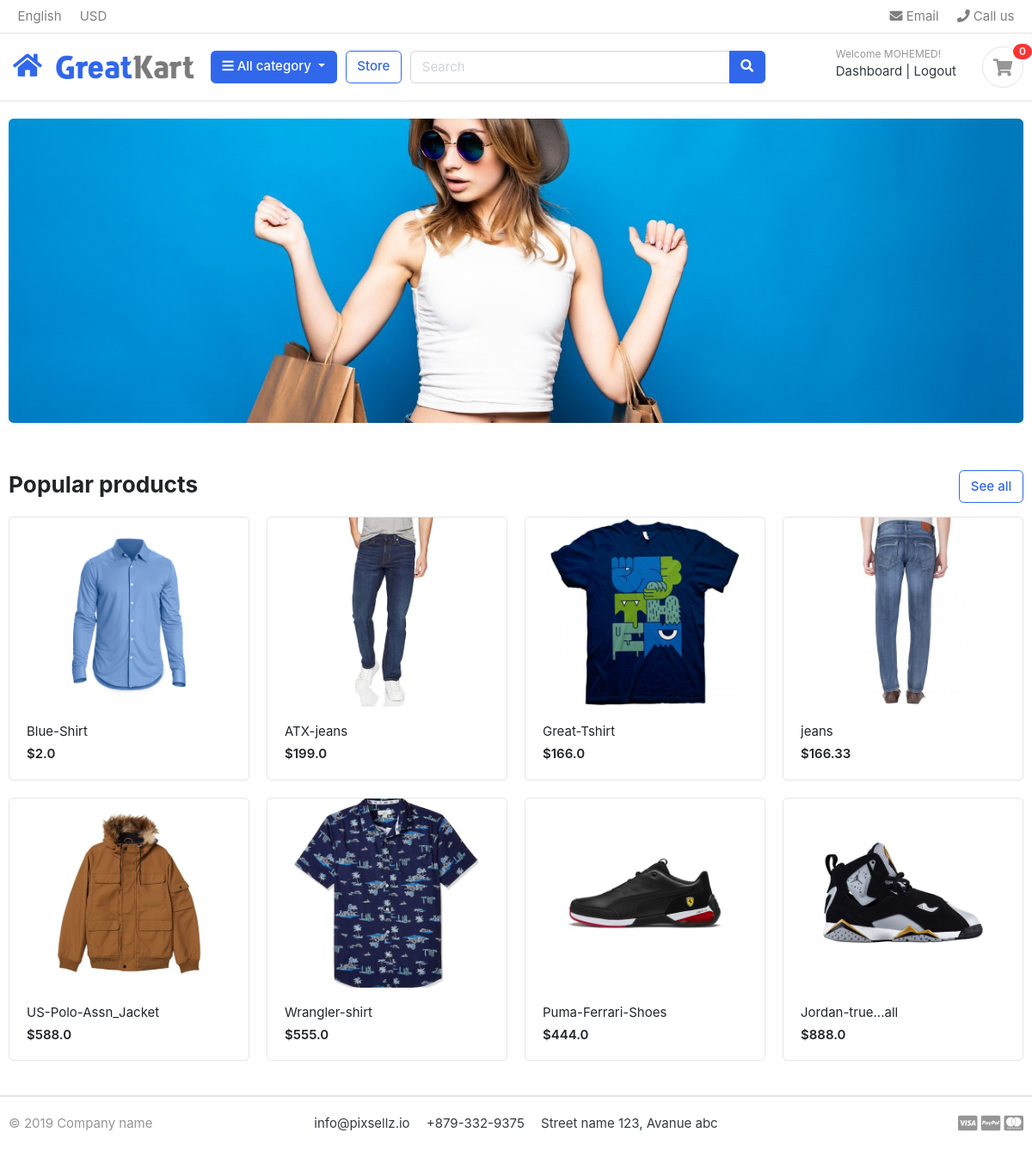
The app's page / (signed in) with its own data.
### accounts/models.py (models this page shows, shortened)
class Account(AbstractBaseUser):
    first_name = models.CharField(max_length=50)
    last_name = models.CharField(max_length=50)
    username = models.CharField(max_length=50 , unique= True)
    email = models.EmailField(max_length=100 , unique=True)
    phone_number = models.CharField(max_length=50)
    date_joined = models.DateTimeField(auto_now= True)
    last_login = models.DateTimeField(auto_now= True)
    is_admin = models.BooleanField(default=False)
    is_staff = models.BooleanField(default=False)
    is_active = models.BooleanField(default=False)
    is_superadmin = models.BooleanField(default=False)
    USERNAME_FIELD = 'email'
    REQUIRED_FIELDS = ['username','first_name','last_name']
    objects = MyAccountManager()

### store/models.py (models this page shows, shortened)
class Product(models.Model):
    product_name = models.CharField(max_length=100,unique=True)
    slug         = models.SlugField(max_length=100,unique=True)
    description  = models.TextField(max_length=255,blank=True)
    price        = models.FloatField()
    pro_image    = models.ImageField(upload_to='photos/product')
    stock        = models.IntegerField()
    is_available = models.BooleanField(default=True)
    category     = models.ForeignKey(Category , on_delete=models.CASCADE)
    created_date = models.DateTimeField(auto_now_add= True)
    modified_date = models.DateTimeField(auto_now= True)
    def get_url(self):
        return reverse("product_details", args=[self.category.slug , self.slug,])

### e_com_project/views.py (the view)
# urls.py: 2. Add a URL to urlpatterns:  path('', views.home, name='home')
def home(request):
    products = Product.objects.all().filter(is_available = True)
    context = {
        "products" : products,
    }
    return render(request , 'home.html',context)

### carts/context_processors.py (called while the page is built)
def cart_items(request):
    total_cart_items = 0
    if "admin" in request.path :
        return {}
    else:
        try:
            cart = Cart.objects.filter(cart_id = _cart_id(request))
            cart_items = CartItem.objects.filter(cart = cart[:1])
            for cart_item in cart_items:
                total_cart_items += cart_item.quantity
        except Cart.DoesNotExist:
            total_cart_items = 0
    return dict(total_cart_items=total_cart_items)

### carts/views.py (called while the page is built)
def _cart_id(request):
    cart = request.session.session_key
    if not cart:
        cart = request.session.create()
    return cart

### category/context_processors.py (called while the page is built)
def menu_links(request):
    links = Category.objects.all()
    return dict(links=links)

### templates/home.html
{% extends "base.html" %}
{% load static %}
{% block content %}
<section class="section-intro padding-y-sm">
<div class="container">
<div class="intro-banner-wrap">
	<img src="{% static "images/banners/cover.jpg" %}" class="img-fluid rounded">
</div>
</div>
</section>
<section class="section-name padding-y-sm">
<div class="container">
<header class="section-heading">
	<a href="{% url "store" %}" class="btn btn-outline-primary float-right">See all</a>
	<h3 class="section-title">Popular products</h3>
</header>
<div class="row">
	{% for product in products  %}
	<div class="col-md-3">
		<div class="card card-product-grid">
			<a href="{{ product.get_url }}" class="img-wrap"> <img src="{{product.pro_image.url}}"> </a>
			<figcaption class="info-wrap">
				<a href="{{ product.get_url }}" class="title">{{product.product_name}}</a>
				<div class="price mt-1">${{product.price}}</div>
			</figcaption>
		</div>
	</div>
	{% endfor %}
</div>
</div>
</section>
</body>
</html>
{% endblock content %}

### templates/includes/navbar.html (shortened to what this page needs)
{% load static %}
<header class="section-header">
<nav class="navbar p-md-0 navbar-expand-sm navbar-light border-bottom">
<div class="container">
  <div class="collapse navbar-collapse" id="navbarTop4">
    <ul class="navbar-nav mr-auto">
    	<li class="nav-item dropdown">
		 	<a href="#" class="nav-link">   English </a>
		</li>
		<li class="nav-item dropdown">
			<a href="#" class="nav-link"> USD </a>
		</li>
    </ul>
    <ul class="navbar-nav">
		<li><a href="#" class="nav-link"> <i class="fa fa-envelope"></i> Email </a></li>
		<li><a href="#" class="nav-link"> <i class="fa fa-phone"></i> Call us </a></li>
	</ul>
  </div>
</div>
</nav>
<section class="header-main border-bottom">
	<div class="container">
<div class="row align-items-center">
	    <div class="me-3 mx-3 ">
        <a href="{% url 'home' %}">
            <i class="fa fa-home fa-2x"></i>
        </a>
    </div>
    <div>
        <a href="{% url 'home' %}" class="brand-wrap">
            <img class="logo" src="{% static 'images/logo.png' %}" alt="Logo" style="height:40px;">
        </a>
    </div>
	<div class="col-lg col-sm col-md col-6 flex-grow-0">
		<div class="category-wrap dropdown d-inline-block float-right">
			<button type="button" class="btn btn-primary dropdown-toggle" data-toggle="dropdown">
				<i class="fa fa-bars"></i> All category
			</button>
		</div>
	</div>
	<a href="{% url "store" %}" class="btn btn-outline-primary">Store</a>
	<div class="col-lg  col-md-6 col-sm-12 col">
		<form action="{% url "search" %}" class="search">
			<div class="input-group w-100">
			    <input type="text" class="form-control" style="width:60%;" placeholder="Search" name ='keyword'>
			    <div class="input-group-append">
			      <button class="btn btn-primary" type="submit">
			        <i class="fa fa-search"></i>
			      </button>
			    </div>
		    </div>
		</form>
	</div>
	<div class="col-lg-3 col-sm-6 col-8 order-2 order-lg-3">
				<div class="d-flex justify-content-end mb-3 mb-lg-0">
					{% if user.id is None %}
					<div class="widget-header">
						<small class="title text-muted">Welcome guest!</small>
						<div>
							<a href="{% url "login" %}">Sign in</a> <span class="dark-transp"> | </span>
							<a href="{% url "register" %}"> Register</a>
						</div>
					</div>
					{% else %}
					<div class="widget-header">
						<small class="title text-muted">Welcome {{user.first_name}}!</small>
						<div>
							<a href="{% url "dashboard" %}">Dashboard</a> <span class="dark-transp"> | </span>
							<a href="{% url "logout" %}"> Logout</a>
						</div>
					</div>
					{% endif %}
					<a href="{% url "cart" %}" class="widget-header pl-3 ml-3">
						<div class="icon icon-sm rounded-circle border"><i class="fa fa-shopping-cart"></i></div>
						<span class="badge badge-pill badge-danger notify">{{total_cart_items}}</span>
					</a>
				</div>
			</div>
</div>
	</div>
</section>
</header>

### static/css/ui.css (style rules this page uses)
html { font-family: "Inter", sans-serif; font-size: 15px; }
.img-wrap { text-align: center; display: block; }
.img-wrap img { max-width: 100%; }
.icon-xs, .icon-sm, .icon-md, .icon-lg { display: inline-block; text-align: center; flex-shrink: 0; flex-grow: 0; }
.icon-sm { width: 48px; height: 48px; line-height: 48px !important; font-size: 20px; }
.padding-y-sm { padding-top: 20px; padding-bottom: 20px; }
.section-heading { margin-bottom: 20px; margin-top: 15px; }
.section-title { color: #212529; }
.header-main { position: relative; padding-top: 1rem; padding-bottom: 1rem; }
.brand-wrap .logo, .navbar-brand .logo { margin-right: 7px; max-height: 42px; display: inline-block; }
.widget-header { display: inline-block; vertical-align: middle; position: relative; }
.widget-header a { color: #343a40; }
.widget-header i { color: #969696; }
.widget-header .title { display: block; }
.widget-header .notify { position: absolute; top: -3px; right: -10px; }
[class*=card-product] a.title { color: #212529; display: block; }
[class*=card-product] .img-wrap { overflow: hidden; position: relative; }
[class*=card-product] .img-wrap img { height: 100%; max-width: 100%; width: auto; display: inline-block; -o-object-fit: cover; object-fit: cover; }
.card-product-grid { margin-bottom: 20px; }
.card-product-grid .img-wrap { border-radius: 0.2rem 0.2rem 0 0; height: 220px; }
.card-product-grid .info-wrap { overflow: hidden; padding: 18px 20px; }
.card .img-wrap { overflow: hidden; }
.notify { position: absolute; top: -4px; right: -10px; display: inline-block; padding: 0.25em 0.6em; font-size: 12px; line-height: 1; text-align: center; border-radius: 3rem; color: #fff; background-color: #fa3434; }
.price { font-weight: 600; color: #212529; }

### records on screen
Account: first_name "MOHEMED"
Product: pro_image (picture), product_name "Blue-Shirt", price "2.0"
Product: pro_image (picture), product_name "ATX-jeans", price "199.0"
Product: pro_image (picture), product_name "Great-Tshirt", price "166.0"
Product: pro_image (picture), product_name "jeans", price "166.33"
Product: pro_image (picture), product_name "US-Polo-Assn_Jacket", price "588.0"
Product: pro_image (picture), product_name "Wrangler-shirt", price "555.0"
Product: pro_image (picture), product_name "Puma-Ferrari-Shoes", price "444.0"
Product: pro_image (picture), product_name "Jordan-true...all", price "888.0"

### other values on screen
{{ total_cart_items }} "0"
